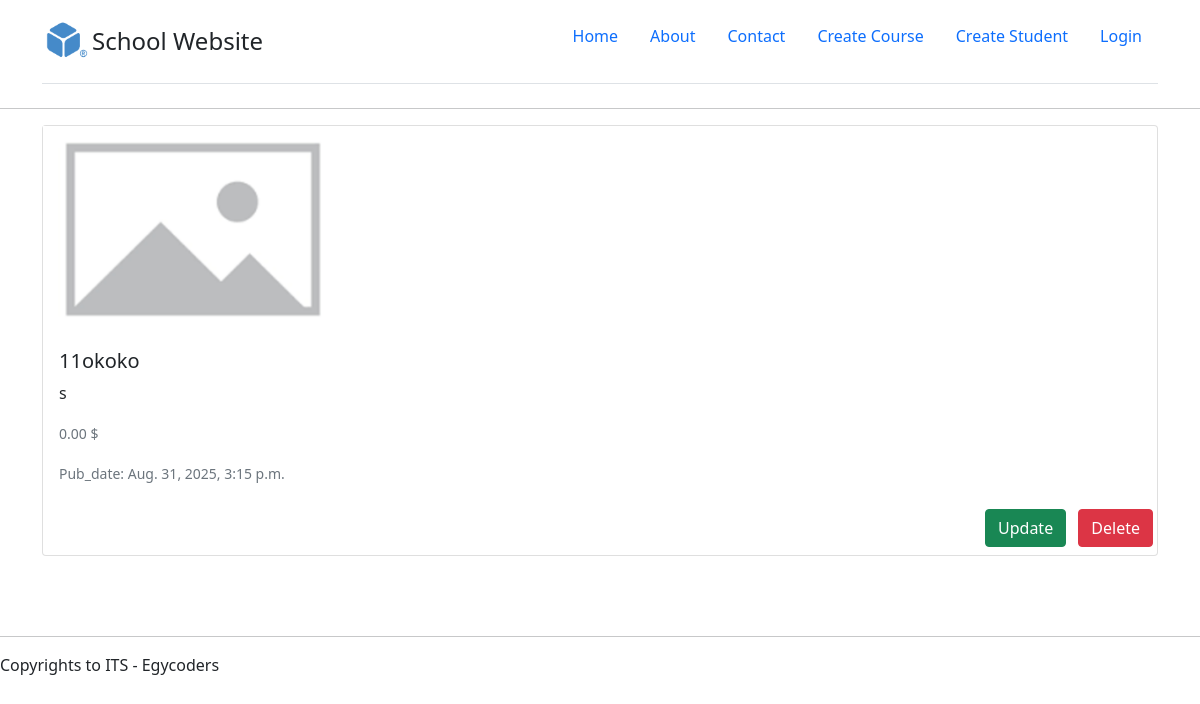
Screenshot of /course/11/ with the database file from the repository.
### core/models.py (models this page shows, shortened)
class Course(models.Model): # Many Side - child
    LEVEL_CHOICES = (
        ('beginner', 'beginner'),
        ('intermediate', 'intermediate'),
        ('advanced', 'advanced'),
    )
    cat = models.ForeignKey(Cat, on_delete=models.SET_NULL, related_name="courses", null=True, blank=True) # cat_id
    title = models.CharField(max_length=50)
    level = models.CharField(choices=LEVEL_CHOICES)
    description = models.TextField(null=True, blank=True)
    price = models.DecimalField(max_digits=5, decimal_places=2 , default=0.00) # 999.99
    featured = models.BooleanField(default=False) # course not featured
    image = models.ImageField(upload_to='course_images', null=True, blank=True)
    publish_on = models.DateTimeField()

### core/views.py (the view)
# urls.py: path('course/<int:course_id>/', course, name='course'),
def course(request, course_id): # id (int) = pk (str) 1 = '1'
    course = get_object_or_404(Course, id=course_id)
    context = {
        'course':course,
        'page_title' : course.title
    }
    return render(request, 'course.html', context)

### core/templates/course.html (shortened to what this page needs)
{% extends 'layouts/base.html' %}
{% load static %}
{% block content %}
<div class="container">
    <div class="card mb-3">
        {% if course.image %}
        <img src="{{course.image.url}}" class="card-img-top" alt="course image ..." height="250" width="350">
        {% else %}
        <img src="{% static 'img/default.png' %}" alt="" width="300">
        {% endif %}
        <div class="card-body">
            <h5 class="card-title">{{course.title}}</h5>
            <p class="card-text">{{course.description}}</p>
            <p class="card-text"><small class="text-muted">{{course.price}} $</small></p>
            <p class="card-text"><small class="text-muted">Pub_date: {{course.publish_on}}</small></p>
        </div>
        <div class="text-end my-1">
            <a href="{% url 'update_course' course.id %}" class="btn btn-success m-1">Update</a>
            <a href="{% url 'delete_course' course.id %}" class="btn btn-danger m-1">Delete</a>
        </div>
    </div>
</div>
{% endblock %}

### rows the page displays
Course: title "11okoko", description "s", price "0.00", publish_on "Aug. 31, 2025, 3:15 p.m."
